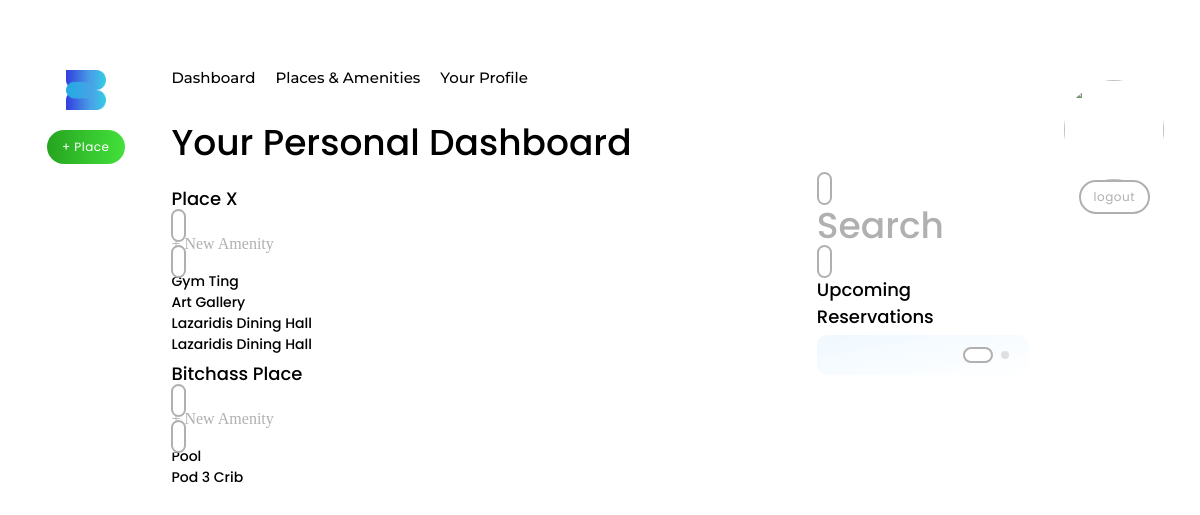
Page /member/ on the committed database.
### siteApp/models.py (models this page shows, shortened)
class Place(models.Model):
    name = models.CharField(max_length=200, blank=False, unique=True)
    email = models.CharField(max_length=200, blank=True, null=True)
    phone_number = PhoneNumberField(null=True, blank=True, unique=False)
    address = models.ForeignKey(
        "siteApp.Address", null=True, blank=True, on_delete=models.DO_NOTHING)
    capacity = models.IntegerField(null=True, blank=True)
    description = models.TextField(max_length=500, blank=True)
    image = models.ImageField(upload_to=user_upload_directory_path, null=True, blank=True)
    date_created = models.DateTimeField(auto_now_add=True)
    class Meta:
        ordering = ('date_created',)
    def __str__(self):
        return "{}".format(self.name)

class Amenity(models.Model):
    name = models.CharField(max_length=200, blank=False)
    place = models.ForeignKey(
        "siteApp.Place", blank=False, on_delete=models.CASCADE)
    subtitle = models.CharField(max_length=200, blank=True)
    description = models.CharField(max_length=200, blank=True)
    date_created = models.DateTimeField(auto_now_add=True)
    timeslots = models.JSONField(blank=True, null=True)
    image = models.ImageField(upload_to=user_upload_directory_path, null=True, blank=True)
    class Meta:
        ordering = ('date_created',)
    def __str__(self):
        return "{} | {}".format(self.name, self.place)

### memberApp/views.py (the view)
# urls.py: path('', views.dashboard_view, name="member-dashboard"),
def dashboard_view(request):
    page_title = "Your Personal Dashboard"
    places = Place.objects.all()
    place_amenity_groupings = {}
    for place in places:
        print(place)
        amenities = place.amenity_set.all()
        print(amenities)
        place_amenity_groupings[place] = amenities if amenities.count(
        ) > 0 else None
    context = {
        'page_title': page_title,
        'place_amenity_groupings': place_amenity_groupings,
    }
    template_name = 'memberApp/dashboard.html'
    return render(request, template_name, context)

### templates/memberApp/dashboard.html (shortened to what this page needs)
{% extends 'components/grids/grid-style1x2.html' %}
{% load static %}
{% block pageheader %}
<div class="header1">{{page_title}}</div>
{% endblock pageheader %}
{% block cell1 %}
{% if place_amenity_groupings %}
    {% for place, amenities in place_amenity_groupings.items %}
        <div class="header2">{{place}}</div>
        <a href="{% url "new-amenity" place.id %}" class="button">
            <div class="button__text">+ New Amenity</div>
        </a>
        <div class="card">
            {% if amenities %}
                {% for amenity in amenities %}
                    {% include 'components/card--amenity.html' with amenity=amenity type="member"%}
                {% endfor %}
            {% else %}
                <div class="header2">Create an amenity! 🏝</div>
            {% endif %}
        </div>
    {% endfor %}
{% else %}
    <div class="header2">You have no places or amenities! Make one above!</div>
    <div class="card">
        <div class="header2">Join Places Yet 😢 Make one ^</div>
    </div>
{% endif %}
{% endblock cell1 %}
{% block cell2 %}
    <a href="{% url "community" %}" class="button button--cardsize">
        <div class="header1">Search</div>
    </a>
    <div class="card card--grey">
        <div class="header2">Upcoming Reservations</div>
        <div class="card">
            {% include 'components/rowstrip.html' %}
        </div>
    </div>
{% endblock cell2 %}

### templates/components/card--amenity.html (shortened to what this page needs)
{% load static %}
{% if type == 'manage' %}
<a class="card card--amenity" onclick="window.location='{% url "amenity-manage" amenity.id %}';">
{% elif type == 'member'%}
<a class="card card--amenity" onclick="window.location='{% url "amenity-member" amenity.id %}';">
{% endif %}
    <div class="card--amenity__info">
        <div class="header3">{{amenity.name}}</div>
    </div>
</a>

### static/css/main.css (style rules this page uses)
* { -webkit-box-sizing: border-box; box-sizing: border-box; }
body { margin: 0; padding: 0; }

### static/css/components.css (style rules this page uses)
* { -webkit-box-sizing: border-box; box-sizing: border-box; }
.header1 { width: 100%; font-family: "Poppins"; font-style: normal; font-weight: 500; font-size: 36px; line-height: auto; }
.header2 { width: 100%; font-family: "Poppins"; font-style: normal; font-weight: 500; font-size: 18px; line-height: auto; padding: 5px 0 5px 0; }
.header3 { width: 100%; font-family: "Poppins"; font-style: normal; font-weight: 500; font-size: 14px; }
.button, button { position: relative; width: -webkit-fit-content; width: -moz-fit-content; width: fit-content; height: -webkit-fit-content; height: -moz-fit-content; height: fit-content; padding: 8px 15px; border-radius: 30px; overflow: hidden; text-decoration: none !important; background: #ffffff; outline: solid 2px #b0b0b0; outline-offset: -2px; -webkit-transition: outline ease 0.01s; transition: outline ease 0.01s; -webkit-transition: -webkit-transform linear 0.1s; transition: -webkit-transform linear 0.1s; transition: transform linear 0.1s; transition: transform linear 0.1s, -webkit-transform linear 0.1s; color: #b0b0b0; }

### rows in the picture
Place: name "Place X"
Amenity: name "Gym Ting"
Amenity: name "Art Gallery"
Amenity: name "Lazaridis Dining Hall"
Amenity: name "Lazaridis Dining Hall"
Place: name "Bitchass Place"
Amenity: name "Pool"
Amenity: name "Pod 3 Crib"

### other values in the picture
{{ text }} "+ Place"
{{ page_title }} "Your Personal Dashboard"
{{ text }} "logout"
